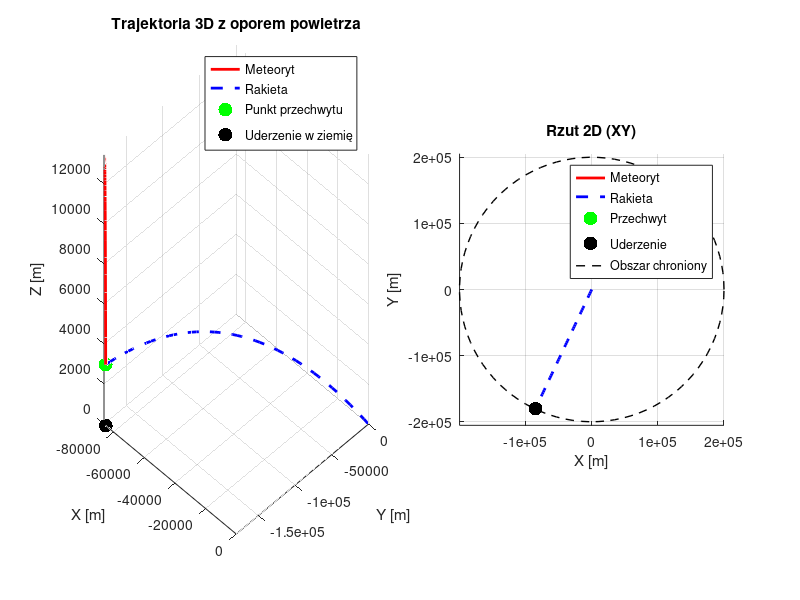
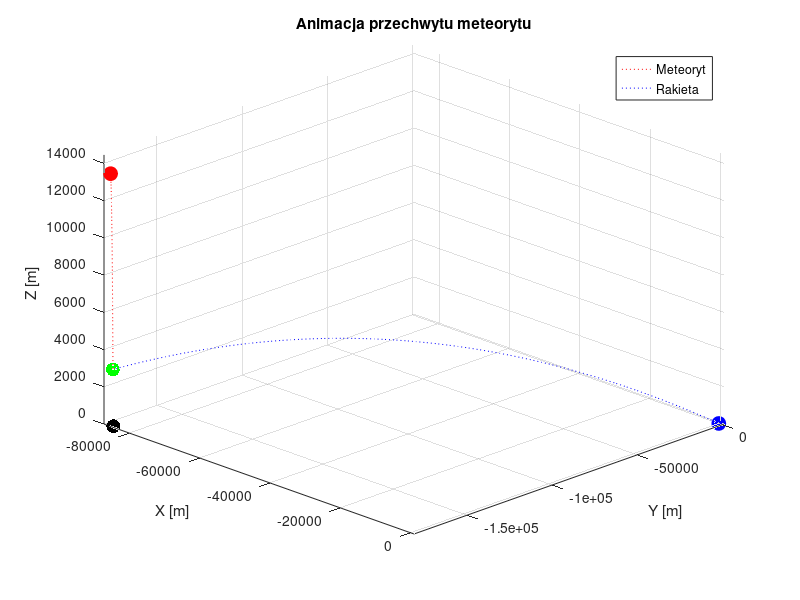

Source code (MATLAB) for these figures, in order: (Note: this script raises an error after producing the figures.)
function zestrzel_meteoryt()
    %{
    funkcja zestrzel_meteoryt()
    Służy ona do symulacji przechwytu meteorytu, który uderza w naszą sferę
    chronioną.
    %}

    clc; close all;

    % Grawitacja (m/s^2):
    g = 9.81;

    % Promień chronionej przestrzeni powietrznej (w metrach):
    R = 200000;  % 200 km

    % Generowanie losowych danych meteorytu
    disp('=== DANE METEORYTU ===');

    % Losowe współrzędne początkowe (w km)
    x0 = (rand() * 400 - 200) * 1000;  % -200km do +200km
    y0 = (rand() * 400 - 200) * 1000;
    z0 = (rand() * 20 + 5) * 1000;     % 5km do 25km

    % Losowa prędkość (30-100 m/s)
    v_m = 30 + rand() * 70;

    % Losowe kąty (0-360 stopni)
    alpha_m = rand() * 360;
    beta_m = rand() * 360;
    gamma_m = rand() * 360;

    % Wyświetlanie wygenerowanych danych
    fprintf('Początkowa pozycja meteorytu:\n');
    fprintf('x0 = %.2f km\n', x0/1000);
    fprintf('y0 = %.2f km\n', y0/1000);
    fprintf('z0 = %.2f km\n', z0/1000);
    fprintf('Prędkość meteorytu: %.2f m/s\n', v_m);
    fprintf('Kąty meteorytu:\n');
    fprintf('alpha = %.2f°\n', alpha_m);
    fprintf('beta = %.2f°\n', beta_m);
    fprintf('gamma = %.2f°\n', gamma_m);

    % Przeliczenie kątów na radiany i wyznaczenie składowych prędkości:
    alpha_m_rad = deg2rad(alpha_m);
    beta_m_rad  = deg2rad(beta_m);
    gamma_m_rad = deg2rad(gamma_m);

    vx_m = v_m * cos(alpha_m_rad);
    vy_m = v_m * cos(beta_m_rad);
    vz_m = v_m * cos(gamma_m_rad);

    % ========================
    % 1) Tor ruchu meteorytu z uwzględnieniem oporu powietrza (ode45)
    % ========================

    % Parametry oporu powietrza
    m = 1000;       % masa meteorytu [kg]
    k = 0.1;        % współczynnik oporu [kg/m]

    % Konwersja kątów na składowe prędkości
    vx_m = v_m * cosd(alpha_m) * cosd(beta_m);
    vy_m = v_m * sind(alpha_m) * cosd(beta_m);
    vz_m = v_m * sind(beta_m);

    % Funkcja do rozwiązania układu równań różniczkowych
    ode_fun = @(t, Y) [
        Y(4);  % dx/dt = vx
        Y(5);  % dy/dt = vy
        Y(6);  % dz/dt = vz
        -(k/m) * Y(4) * sqrt(Y(4)^2 + Y(5)^2 + Y(6)^2);  % dvx/dt
        -(k/m) * Y(5) * sqrt(Y(4)^2 + Y(5)^2 + Y(6)^2);  % dvy/dt
        -g - (k/m) * Y(6) * sqrt(Y(4)^2 + Y(5)^2 + Y(6)^2)  % dvz/dt
    ];

    % Warunki początkowe [x0, y0, z0, vx0, vy0, vz0]
    Y0 = [x0; y0; z0; vx_m; vy_m; vz_m];

    % Zdarzenie: zatrzymanie gdy z=0
    options = odeset('Events', @(t, Y) ground_event(t, Y));

    % Rozwiązanie numeryczne (ode45)
    [t, Y, ~, ~, ie] = ode45(ode_fun, [0 1000], Y0, options);

    % Sprawdzenie, czy meteoryt uderzył w ziemię
    if isempty(ie)
        disp('Meteoryt nie uderzy w ziemię w rozpatrywanym modelu. Jesteśmy bezpieczni.');
        return;
    else
        % Wyodrębnienie wyników
        x_m = Y(:,1);
        y_m = Y(:,2);
        z_m = Y(:,3);

        % Czas uderzenia w ziemię
        t_impact = t(end);
        disp(['Czas uderzenia w ziemię: ', num2str(t_impact), ' s']);
    end

    function [value, isterminal, direction] = ground_event(~, Y)
        value = Y(3);     % z=0
        isterminal = 1;   % zatrzymaj całkowanie
        direction = -1;   % wykrywaj przejście przez zero w dół
    end

    % Współrzędne meteorytu w chwili uderzenia w ziemię:
    x_ground = x_m(end);
    y_ground = y_m(end);

    % Odległość od (0,0) w płaszczyźnie xy:
    dist_ground = sqrt(x_ground^2 + y_ground^2);

    % Sprawdzamy, czy uderzenie nastąpi w obrębie koła o promieniu R:
    if dist_ground > R
        disp('Meteoryt uderzy w ziemię poza chronionym obszarem. Jesteśmy bezpieczni.');
        pause(0.5);
        zestrzel_meteoryt();
        return;
    else
        disp('UWAGA: Meteoryt uderzy w ziemię w chronionym obszarze!');
        fprintf('Czas do uderzenia: %.2f s\n', t_impact);
    end

    % ================================================
    % 2) Wyznaczenie parametrów rakiety (przechwycenie z oporem powietrza)
    % ================================================
    % Wysokość przechwytu (minimalna wysokość nad ziemią):
    z_min = 2000; % 2 km

    % Znajdź ostatni indeks gdzie z > z_min
    idx_intercept = find(z_m > z_min, 1, 'last');

    if isempty(idx_intercept)
        % Jeśli meteoryt nigdy nie był powyżej z_min, dostosuj wysokość
        z_min = max(z_m) - 100;
        idx_intercept = find(z_m > z_min, 1, 'last');
        fprintf('Dostosowano wysokość przechwytu do %.2f m\n', z_min);
    end

    t_przechwyt = t(idx_intercept);
    x_m_intercept = x_m(idx_intercept);
    y_m_intercept = y_m(idx_intercept);
    z_m_intercept = z_m(idx_intercept);

    % Oblicz wymagane składowe prędkości rakiety (rakieta startuje z (0,0,0))
    % Uwzględniamy ruch jednostajnie przyspieszony z grawitacją
    vx_r = x_m_intercept / t_przechwyt;
    vy_r = y_m_intercept / t_przechwyt;
    vz_r = (z_m_intercept + 0.5*g*t_przechwyt^2) / t_przechwyt;

    % Całkowita prędkość rakiety
    v_r = sqrt(vx_r^2 + vy_r^2 + vz_r^2);

    % Sprawdzenie maksymalnej prędkości (6.6 km/s dla DART)
    if v_r > 6600
        disp('UWAGA: Wymagana prędkość rakiety przekracza 6.6 km/s!');
        fprintf('Wymagana prędkość: %.2f m/s (%.2f km/s)\n', v_r, v_r/1000);
        disp('Program zatrzymany ze względów bezpieczeństwa.');
        return;
    end

    % Kąty rakiety względem osi (w radianach i stopniach)
    alpha_r = atan2(vy_r, vx_r);
    beta_r = atan2(vz_r, sqrt(vx_r^2 + vy_r^2));
    gamma_r = acos(vz_r / v_r);

    alpha_r_deg = rad2deg(alpha_r);
    beta_r_deg = rad2deg(beta_r);
    gamma_r_deg = rad2deg(gamma_r);

    % ======= WYŚWIETLANIE WYNIKÓW =======
    disp('=== WYNIKI PRZECHWYTU (z oporem powietrza) ===');
    fprintf('Czas przechwytu: t = %.2f s\n', t_przechwyt);
    fprintf('Pozycja przechwytu meteorytu: (%.2f, %.2f, %.2f) [m]\n',...
            x_m_intercept, y_m_intercept, z_m_intercept);
    fprintf('Pozycja uderzenia meteorytu: (%.2f, %.2f, 0) [m]\n',...
            x_ground, y_ground);
    fprintf('Niezbędna prędkość rakiety: v_r = %.2f m/s (%.2f km/s)\n', v_r, v_r/1000);
    fprintf('Kąty rakiety:\n');
    fprintf('   alpha_r (XY): %.2f°\n', alpha_r_deg);
    fprintf('   beta_r (nachylenie): %.2f°\n', beta_r_deg);
    fprintf('   gamma_r (Z): %.2f°\n', gamma_r_deg);

    % ==========================
    % 3) Wizualizacja trajektorii
    % ==========================

    % Dane meteorytu (z ode45) - tylko do momentu przechwytu
    x_m_vec = x_m(1:idx_intercept);
    y_m_vec = y_m(1:idx_intercept);
    z_m_vec = z_m(1:idx_intercept);
    t_m_vec = t(1:idx_intercept);

    % Symulacja rakiety - tylko do momentu przechwytu
    t_r_vec = linspace(0, t_przechwyt, idx_intercept)';
    x_r_vec = vx_r * t_r_vec;
    y_r_vec = vy_r * t_r_vec;
    z_r_vec = vz_r * t_r_vec - 0.5*g*t_r_vec.^2;

    % --------------------------
    % Wykres 1: Podgląd trajektorii
    % --------------------------
    figure('Name','Trajektorie 3D i 2D','Color','white', 'Position', [100 100 1200 500]);

    % Subplot 1: Widok 3D
    subplot(1,2,1);
    hold on;
    plot3(x_m_vec, y_m_vec, z_m_vec, 'r-', 'LineWidth', 2);
    plot3(x_r_vec, y_r_vec, z_r_vec, 'b--', 'LineWidth', 2);
    scatter3(x_m_intercept, y_m_intercept, z_m_intercept, 100, 'g', 'filled');
    scatter3(x_ground, y_ground, 0, 100, 'k', 'filled');
    xlabel('X [m]'); ylabel('Y [m]'); zlabel('Z [m]');
    legend('Meteoryt', 'Rakieta', 'Punkt przechwytu', 'Uderzenie w ziemię');
    grid on; axis tight;
    view(45, 30);
    title('Trajektoria 3D z oporem powietrza');

    % Subplot 2: Widok 2D (XY)
    subplot(1,2,2);
    hold on;
    plot(x_m_vec, y_m_vec, 'r-', 'LineWidth', 2);
    plot(x_r_vec, y_r_vec, 'b--', 'LineWidth', 2);
    scatter(x_m_intercept, y_m_intercept, 100, 'g', 'filled');
    scatter(x_ground, y_ground, 100, 'k', 'filled');
    theta = linspace(0, 2*pi, 100);
    plot(R*cos(theta), R*sin(theta), 'k--', 'LineWidth', 1);
    xlabel('X [m]'); ylabel('Y [m]');
    legend('Meteoryt', 'Rakieta', 'Przechwyt', 'Uderzenie', 'Obszar chroniony');
    grid on; axis equal;
    title('Rzut 2D (XY)');

    % --------------------------
    % Wykres 2: Animacja
    % --------------------------
    figure('Name','Animacja przechwytu','Color','white', 'Position', [200 200 800 600]);

    % Obliczanie granic osi
    x_min = min([min(x_m_vec); min(x_r_vec)]);
    x_max = max([max(x_m_vec); max(x_r_vec)]);
    y_min = min([min(y_m_vec); min(y_r_vec)]);
    y_max = max([max(y_m_vec); max(y_r_vec)]);
    z_max = max([max(z_m_vec); max(z_r_vec)]);

    margin = 1000; % metrów
    axis_limits = [x_min-margin, x_max+margin, y_min-margin, y_max+margin, 0, z_max+margin];

    % Inicjalizacja wykresu
    hold on;
    plot3(x_m_vec, y_m_vec, z_m_vec, 'r:', 'LineWidth', 0.5);
    plot3(x_r_vec, y_r_vec, z_r_vec, 'b:', 'LineWidth', 0.5);
    scatter3(x_m_intercept, y_m_intercept, z_m_intercept, 100, 'g', 'filled');
    scatter3(x_ground, y_ground, 0, 100, 'k', 'filled');

    h_meteor = plot3(x_m_vec(1), y_m_vec(1), z_m_vec(1), 'ro', 'MarkerSize', 10, 'MarkerFaceColor', 'r');
    h_rocket = plot3(x_r_vec(1), y_r_vec(1), z_r_vec(1), 'bo', 'MarkerSize', 10, 'MarkerFaceColor', 'b');

    xlabel('X [m]'); ylabel('Y [m]'); zlabel('Z [m]');
    title('Animacja przechwytu meteorytu');
    legend('Meteoryt', 'Rakieta', 'Location', 'northeast');
    grid on;
    axis(axis_limits);
    view(45, 30);

    % Główna pętla animacji
    try
        animation_speed = 0.1; % szybsza animacja
        step = max(1, floor(length(t_m_vec)/100)); % pokazuj co 100 punktów dla płynności

        for i = 1:step:length(t_m_vec)
            if ~isvalid(h_meteor) || ~isvalid(h_rocket)
                disp('Animacja przerwana przez użytkownika.');
                break;
            end

            set(h_meteor, 'XData', x_m_vec(i), 'YData', y_m_vec(i), 'ZData', z_m_vec(i));
            set(h_rocket, 'XData', x_r_vec(i), 'YData', y_r_vec(i), 'ZData', z_r_vec(i));

            % Oblicz odległość między rakietą a meteorytem
            dist = sqrt((x_m_vec(i)-x_r_vec(i))^2 + (y_m_vec(i)-y_r_vec(i))^2 + (z_m_vec(i)-z_r_vec(i))^2);

            if dist < 100 % jeśli odległość < 100 m, uznajemy za przechwyt
                plot3(x_m_vec(i), y_m_vec(i), z_m_vec(i), 'y*', 'MarkerSize', 20, 'LineWidth', 2);
                text(x_m_vec(i), y_m_vec(i), z_m_vec(i), ' PRZECHWYT!', ...
                    'Color','y', 'FontWeight','bold', 'FontSize',12);
                break; % zakończ animację po przechwycie
            end

            drawnow;
            pause(animation_speed);
        end

        if isvalid(h_meteor) && isvalid(h_rocket)
            text(0.5, 0.9, 0, sprintf('Czas przechwytu: %.2f s', t_przechwyt), ...
                'Units','normalized', 'HorizontalAlignment','center', ...
                'FontSize',12, 'Color','k', 'BackgroundColor','w');
        end

    catch ME
        if strcmp(ME.identifier, 'MATLAB:class:InvalidHandle')
            disp('Okno animacji zostało zamknięte.');
        else
            rethrow(ME);
        end
    end
end